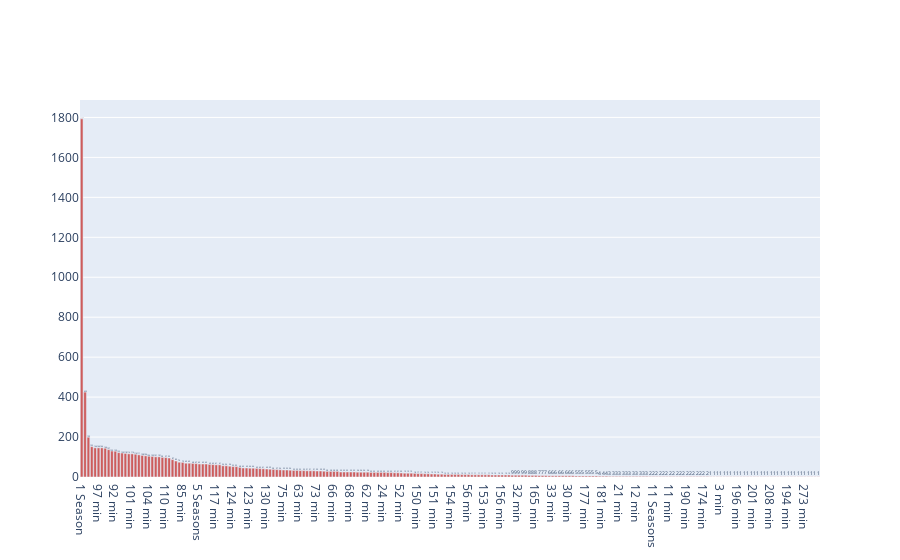

The notebook cell this image was saved under:
### Markdown cell above
Отобразим эти значения на интерактивном графике с помощью библиотеки `plotly`

### Code cell
from plotly import graph_objects as go
fig=go.Figure([go.Bar(x=topdur.index,y=topdur.values,marker_color='indianred')])
fig.update_traces(texttemplate='%{y}', textposition='outside')
fig.show(renderer='vscode')

### Figure 1 — Plotly figure (JSON) as saved in the notebook; plotly's stock layout.template omitted (floating-point values rounded to 4 significant figures; data arrays with more than 128 entries replaced by an {"elided": "..."} marker saying what was removed)
{"data": [{"marker": {"color": "indianred"}, "textposition": "outside", "texttemplate": "%{y}", "type": "bar", "x": {"elided": "220 str values"}, "y": {"elided": "220 int values"}}], "layout": {}}
